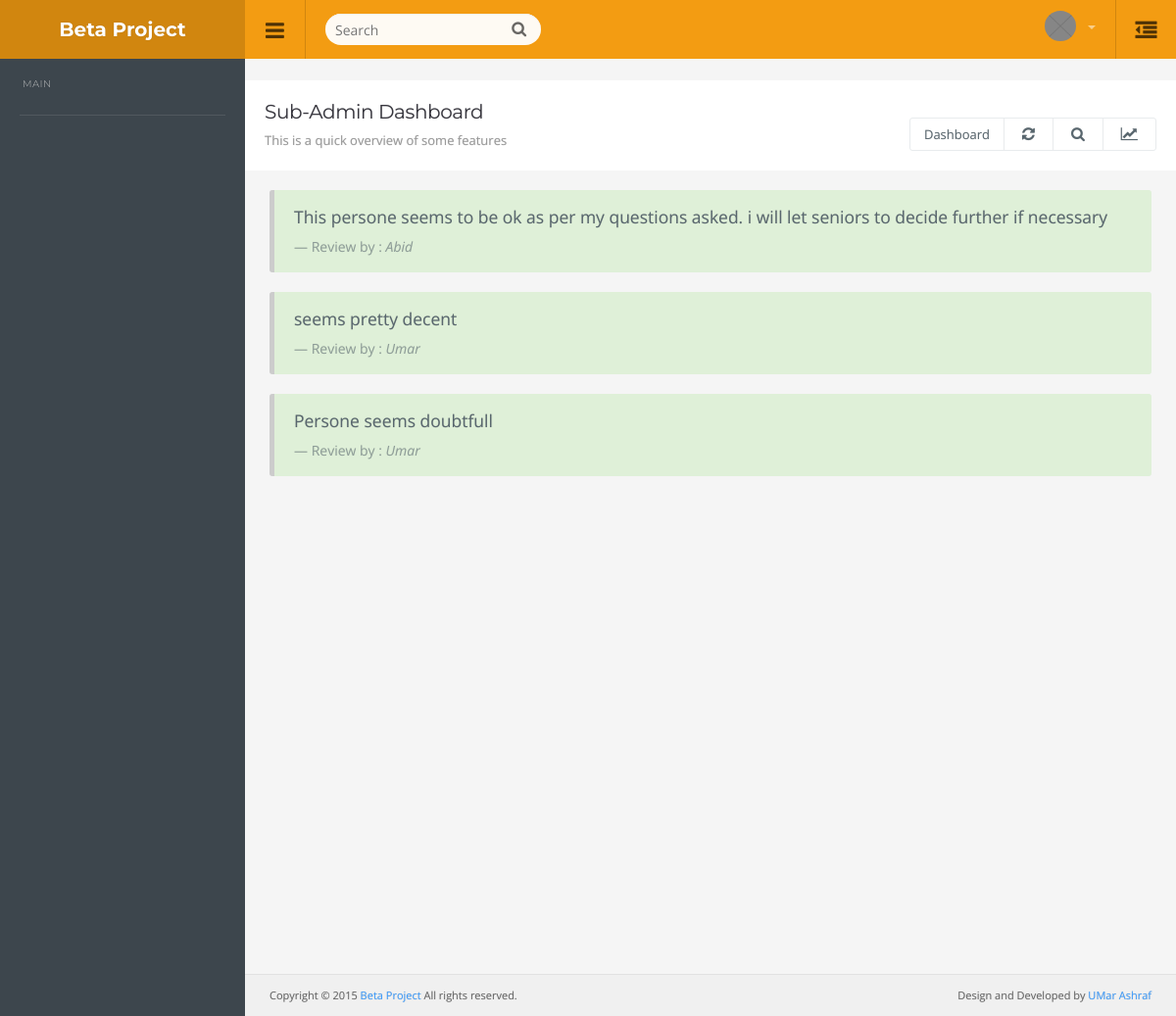
Page /subadmin/reviews/21 on the committed database.
### interview/models.py (models this page shows, shortened)
class review(models.Model):
    user = models.ForeignKey(User, on_delete=models.CASCADE)
    criminal= models.ForeignKey(criminal, on_delete=models.CASCADE)
    review= models.TextField()
    createdon= models.DateTimeField(auto_now_add=True)
    updatedon= models.DateTimeField(auto_now=True)

### interview/views.py (the view)
# urls.py: path('reviews/<int:id>',views.reviews,name='reviews'),
def reviews(request,id):
    r=review.objects.filter(criminal__id=id)
    return render(request,'reviews.html',{'reviews':r})

### interview/templates/reviews.html (shortened to what this page needs)
{% extends 'base.html' %}
{% load static %}
{%block body%}
{% for re in reviews %}
<blockquote class="bg-success">
    <p>{{re.review}}</p>
    <footer>Review by  : <cite title="Source Title">{{re.user |capfirst}}</cite></footer>
  </blockquote>
  {% endfor %}
{%endblock body%}

### static/css/style.css (style rules this page uses)
body { background: #3D464D; color: #58666E; margin: 0; line-height: 1.7em; overflow-x: hidden; font-size: 13px; font-family: 'Open Sans', sans-serif; outline: 0; text-Shadow: 0 0 1px rgba(0, 0, 0, 0.2); }
blockquote { background: #f2f2f2; padding: 16px 20px; border-radius: 3px; border-left: 5px solid #ccc; }
blockquote footer, blockquote small, blockquote .small { display: block; font-size: 80%; line-height: 1.42857143; color: inherit; opacity: 0.6; }

### rows in the picture
review: review "This persone seems to be ok as per my questions asked. i will let seniors to decide further if necessary", user "Abid"
review: review "seems pretty decent", user "Umar"
review: review "Persone seems doubtfull", user "Umar"
